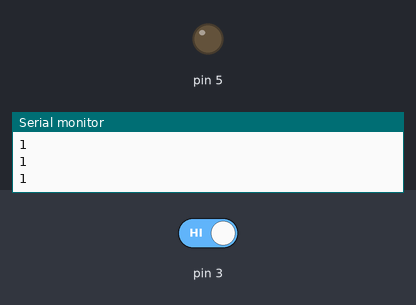
Simulated run of this sketch. Board: Arduino Uno, built with avr-gcc and run on an emulated ATmega328P. On the bench: output pins drawn as LEDs (lit = HIGH), the last lines printed to the serial monitor. The inputs (shaded band) are chosen by the test bench; at power-on: pin 3 HIGH.

Above: at 1.2 s.
1.3 s: pin 3 driven LOW
At 2.2 s:
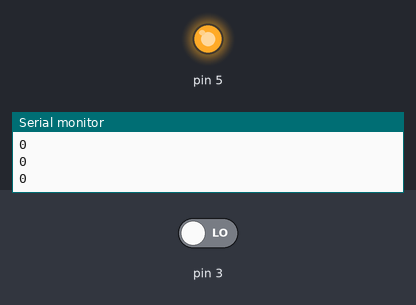
2.8 s: pin 3 driven HIGH
At 3.4 s:
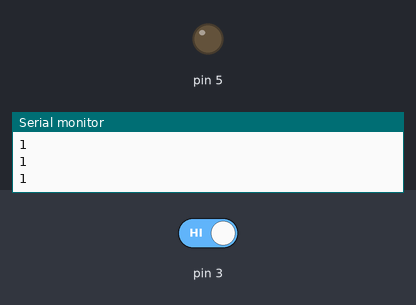
Timing chart, 0 to 5.8 s (numbered marks = the images above; inputs shaded):
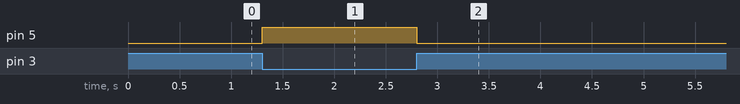

Measured:
- after the input at 1.3 s, pin 5: LOW → HIGH at once
- after the input at 2.8 s, pin 5: HIGH → LOW at once

The sketch:

Avoiding_alarm.ino
```cpp
/*
 * 名称   : Avoiding alarm
 * 功能   : 避障传感器控制蜂鸣器
 * 作者   : http://www.keyes-robot.com/
*/
int item = 0;

void setup() {
  Serial.begin(9600);//启动串口监视器，设置波特率为9600
  pinMode(3, INPUT);  //避障传感器连接D3，设置为输入模式
  pinMode(5, OUTPUT); //将蜂鸣器连接到D5上并设置为输出模式
}

void loop() {
  item = digitalRead(3); //读取避障传感器输出的电平值
  Serial.println(item);  //打印变量item的值
  if (item == 0) {//检测到障碍物
    digitalWrite(5, HIGH);//蜂鸣器响起
  } else { //未检测到障碍物
    digitalWrite(5, LOW); //蜂鸣器关闭
  }
  delay(100);//延迟100ms
}
```
